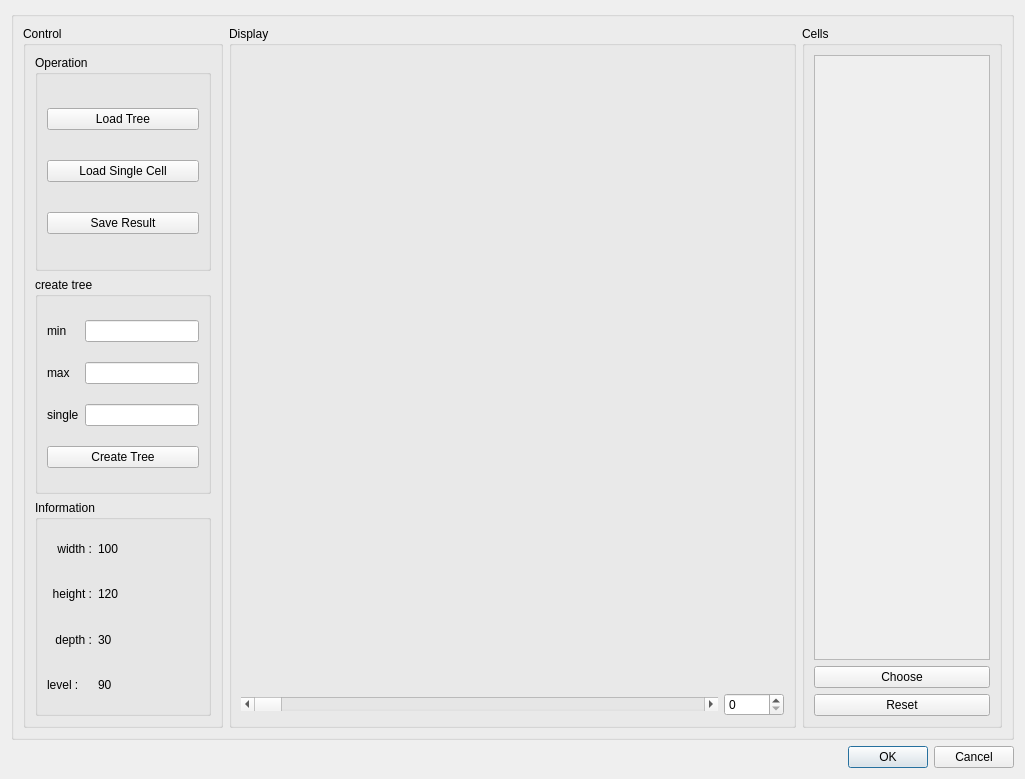
<?xml version="1.0" encoding="UTF-8"?>
<ui version="4.0">
 <class>FineTuningDialog</class>
 <widget class="QDialog" name="FineTuningDialog">
  <property name="geometry">
   <rect>
    <x>0</x>
    <y>0</y>
    <width>1025</width>
    <height>779</height>
   </rect>
  </property>
  <property name="windowTitle">
   <string>Dialog</string>
  </property>
  <layout class="QVBoxLayout" name="verticalLayout_5">
   <item>
    <widget class="QGroupBox" name="mainGroupBox_2">
     <property name="title">
      <string/>
     </property>
     <layout class="QHBoxLayout" name="horizontalLayout">
      <item>
       <widget class="QGroupBox" name="mainGroupBox">
        <property name="sizePolicy">
         <sizepolicy hsizetype="Maximum" vsizetype="Preferred">
          <horstretch>0</horstretch>
          <verstretch>0</verstretch>
         </sizepolicy>
        </property>
        <property name="minimumSize">
         <size>
          <width>200</width>
          <height>0</height>
         </size>
        </property>
        <property name="maximumSize">
         <size>
          <width>200</width>
          <height>16777215</height>
         </size>
        </property>
        <property name="title">
         <string>Control</string>
        </property>
        <layout class="QVBoxLayout" name="verticalLayout_3">
         <item>
          <widget class="QGroupBox" name="operationGroupBox">
           <property name="title">
            <string>Operation</string>
           </property>
           <layout class="QVBoxLayout" name="verticalLayout">
            <item>
             <widget class="QPushButton" name="loadTreeButton">
              <property name="text">
               <string>Load Tree</string>
              </property>
             </widget>
            </item>
            <item>
             <widget class="QPushButton" name="loadSingleCellButton">
              <property name="text">
               <string>Load Single Cell</string>
              </property>
             </widget>
            </item>
            <item>
             <widget class="QPushButton" name="saveResultButton">
              <property name="text">
               <string>Save Result</string>
              </property>
             </widget>
            </item>
           </layout>
          </widget>
         </item>
         <item>
          <widget class="QGroupBox" name="createTreeGroupBox">
           <property name="title">
            <string>create tree</string>
           </property>
           <layout class="QGridLayout" name="gridLayout">
            <item row="2" column="2">
             <widget class="QLineEdit" name="singleEditor"/>
            </item>
            <item row="0" column="0">
             <widget class="QLabel" name="minLabel">
              <property name="text">
               <string>min</string>
              </property>
             </widget>
            </item>
            <item row="0" column="2">
             <widget class="QLineEdit" name="minEditor"/>
            </item>
            <item row="1" column="0">
             <widget class="QLabel" name="maxLabel">
              <property name="text">
               <string>max</string>
              </property>
             </widget>
            </item>
            <item row="1" column="2">
             <widget class="QLineEdit" name="maxEditor"/>
            </item>
            <item row="2" column="0" colspan="2">
             <widget class="QLabel" name="singleLabel">
              <property name="text">
               <string>single</string>
              </property>
             </widget>
            </item>
            <item row="3" column="0" colspan="3">
             <widget class="QPushButton" name="createTreeButton">
              <property name="text">
               <string>Create Tree</string>
              </property>
             </widget>
            </item>
           </layout>
          </widget>
         </item>
         <item>
          <widget class="QGroupBox" name="infoGroupBox">
           <property name="title">
            <string>Information</string>
           </property>
           <layout class="QGridLayout" name="gridLayout_2">
            <item row="0" column="0">
             <widget class="QLabel" name="widthLabel">
              <property name="maximumSize">
               <size>
                <width>45</width>
                <height>16777215</height>
               </size>
              </property>
              <property name="text">
               <string>width :</string>
              </property>
              <property name="alignment">
               <set>Qt::AlignRight|Qt::AlignTrailing|Qt::AlignVCenter</set>
              </property>
             </widget>
            </item>
            <item row="0" column="1">
             <widget class="QLabel" name="label_8">
              <property name="text">
               <string>100</string>
              </property>
             </widget>
            </item>
            <item row="1" column="0">
             <widget class="QLabel" name="heightLabel">
              <property name="text">
               <string>height :</string>
              </property>
              <property name="alignment">
               <set>Qt::AlignRight|Qt::AlignTrailing|Qt::AlignVCenter</set>
              </property>
             </widget>
            </item>
            <item row="1" column="1">
             <widget class="QLabel" name="label_9">
              <property name="text">
               <string>120</string>
              </property>
             </widget>
            </item>
            <item row="2" column="0">
             <widget class="QLabel" name="depthLabel">
              <property name="text">
               <string>depth :</string>
              </property>
              <property name="alignment">
               <set>Qt::AlignRight|Qt::AlignTrailing|Qt::AlignVCenter</set>
              </property>
             </widget>
            </item>
            <item row="2" column="1">
             <widget class="QLabel" name="label_10">
              <property name="text">
               <string>30</string>
              </property>
             </widget>
            </item>
            <item row="3" column="0">
             <widget class="QLabel" name="levelLabel">
              <property name="text">
               <string>level :</string>
              </property>
             </widget>
            </item>
            <item row="3" column="1">
             <widget class="QLabel" name="label_12">
              <property name="text">
               <string>90</string>
              </property>
             </widget>
            </item>
           </layout>
          </widget>
         </item>
        </layout>
       </widget>
      </item>
      <item>
       <widget class="QGroupBox" name="glGroupBox">
        <property name="sizePolicy">
         <sizepolicy hsizetype="MinimumExpanding" vsizetype="Preferred">
          <horstretch>0</horstretch>
          <verstretch>0</verstretch>
         </sizepolicy>
        </property>
        <property name="title">
         <string>Display</string>
        </property>
        <layout class="QGridLayout" name="gridLayout_3">
         <item row="1" column="0">
          <widget class="QScrollBar" name="thresholdScrollBar">
           <property name="minimum">
            <number>0</number>
           </property>
           <property name="maximum">
            <number>255</number>
           </property>
           <property name="orientation">
            <enum>Qt::Horizontal</enum>
           </property>
          </widget>
         </item>
         <item row="1" column="1">
          <widget class="QSpinBox" name="spinBox">
           <property name="maximumSize">
            <size>
             <width>60</width>
             <height>16777215</height>
            </size>
           </property>
           <property name="minimum">
            <number>0</number>
           </property>
           <property name="maximum">
            <number>255</number>
           </property>
          </widget>
         </item>
         <item row="0" column="0" colspan="2">
          <widget class="QWidget" name="glWidget" native="true">
           <property name="sizePolicy">
            <sizepolicy hsizetype="Preferred" vsizetype="Preferred">
             <horstretch>0</horstretch>
             <verstretch>0</verstretch>
            </sizepolicy>
           </property>
           <property name="minimumSize">
            <size>
             <width>200</width>
             <height>0</height>
            </size>
           </property>
           <zorder>cellsGroupBox</zorder>
          </widget>
         </item>
        </layout>
       </widget>
      </item>
      <item>
       <widget class="QGroupBox" name="cellsGroupBox">
        <property name="sizePolicy">
         <sizepolicy hsizetype="Ignored" vsizetype="Preferred">
          <horstretch>0</horstretch>
          <verstretch>0</verstretch>
         </sizepolicy>
        </property>
        <property name="minimumSize">
         <size>
          <width>200</width>
          <height>0</height>
         </size>
        </property>
        <property name="maximumSize">
         <size>
          <width>200</width>
          <height>16777215</height>
         </size>
        </property>
        <property name="title">
         <string>Cells</string>
        </property>
        <layout class="QGridLayout" name="gridLayout_4">
         <item row="1" column="0">
          <widget class="QPushButton" name="chooseButton">
           <property name="minimumSize">
            <size>
             <width>100</width>
             <height>10</height>
            </size>
           </property>
           <property name="text">
            <string>Choose</string>
           </property>
          </widget>
         </item>
         <item row="0" column="0">
          <widget class="QScrollArea" name="scrollArea">
           <property name="widgetResizable">
            <bool>true</bool>
           </property>
           <widget class="QWidget" name="scrollAreaWidgetContents_4">
            <property name="geometry">
             <rect>
              <x>0</x>
              <y>0</y>
              <width>166</width>
              <height>583</height>
             </rect>
            </property>
            <layout class="QVBoxLayout" name="verticalLayout_2">
             <item>
              <widget class="QWidget" name="cellWidget" native="true"/>
             </item>
            </layout>
           </widget>
          </widget>
         </item>
         <item row="2" column="0">
          <widget class="QPushButton" name="resetButton">
           <property name="text">
            <string>Reset</string>
           </property>
          </widget>
         </item>
        </layout>
       </widget>
      </item>
     </layout>
    </widget>
   </item>
   <item>
    <widget class="QDialogButtonBox" name="buttonBox">
     <property name="orientation">
      <enum>Qt::Horizontal</enum>
     </property>
     <property name="standardButtons">
      <set>QDialogButtonBox::Cancel|QDialogButtonBox::Ok</set>
     </property>
    </widget>
   </item>
  </layout>
 </widget>
 <resources/>
 <connections>
  <connection>
   <sender>buttonBox</sender>
   <signal>accepted()</signal>
   <receiver>FineTuningDialog</receiver>
   <slot>accept()</slot>
   <hints>
    <hint type="sourcelabel">
     <x>12</x>
     <y>727</y>
    </hint>
    <hint type="destinationlabel">
     <x>157</x>
     <y>274</y>
    </hint>
   </hints>
  </connection>
  <connection>
   <sender>buttonBox</sender>
   <signal>rejected()</signal>
   <receiver>FineTuningDialog</receiver>
   <slot>reject()</slot>
   <hints>
    <hint type="sourcelabel">
     <x>28</x>
     <y>727</y>
    </hint>
    <hint type="destinationlabel">
     <x>286</x>
     <y>274</y>
    </hint>
   </hints>
  </connection>
  <connection>
   <sender>thresholdScrollBar</sender>
   <signal>valueChanged(int)</signal>
   <receiver>spinBox</receiver>
   <slot>setValue(int)</slot>
   <hints>
    <hint type="sourcelabel">
     <x>464</x>
     <y>639</y>
    </hint>
    <hint type="destinationlabel">
     <x>871</x>
     <y>637</y>
    </hint>
   </hints>
  </connection>
  <connection>
   <sender>spinBox</sender>
   <signal>valueChanged(int)</signal>
   <receiver>thresholdScrollBar</receiver>
   <slot>setValue(int)</slot>
   <hints>
    <hint type="sourcelabel">
     <x>869</x>
     <y>646</y>
    </hint>
    <hint type="destinationlabel">
     <x>616</x>
     <y>646</y>
    </hint>
   </hints>
  </connection>
 </connections>
</ui>
